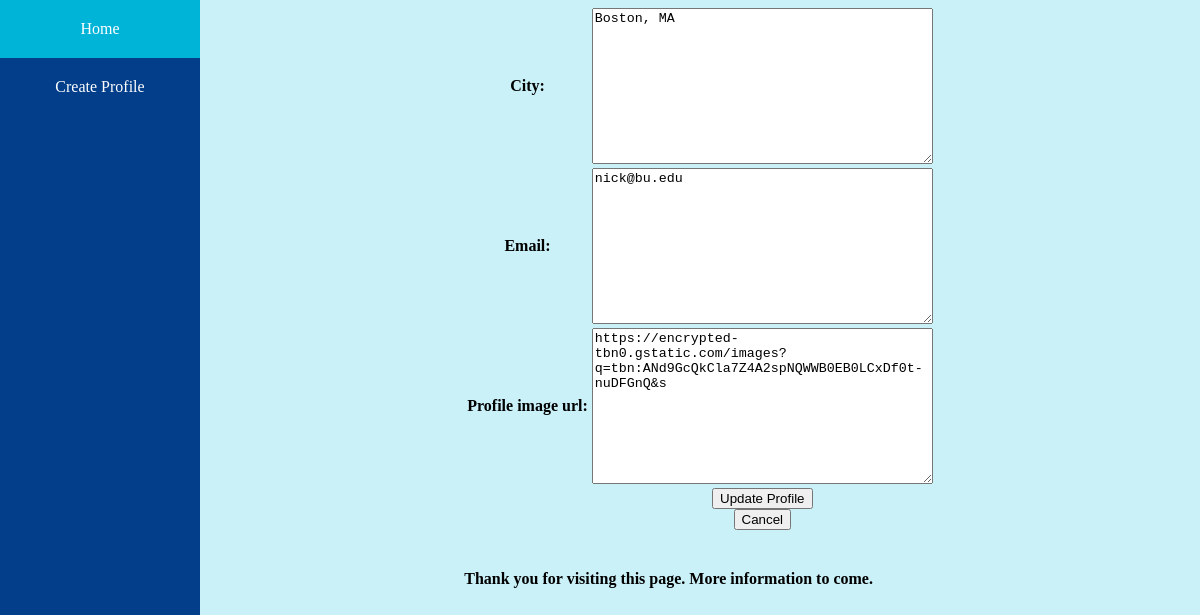
The page /mini_fb/profile/1/update on the database its author committed.
### mini_fb/models.py (models this page shows, shortened)
class Profile(models.Model):
    first_name = models.TextField(blank=False)
    last_name = models.TextField(blank=False)
    city = models.TextField(blank=False)
    email = models.TextField(blank=False)
    profile_image_url = models.TextField(blank=True)

### mini_fb/views.py (the view)
# urls.py: path(r'profile/<int:pk>/update', views.UpdateProfileView.as_view(), name="update_profile"),
class UpdateProfileView(UpdateView):
    model = Profile
    form_class = UpdateProfileForm
    template_name = "mini_fb/update_profile_form.html"
    context_object_name = "profile"

### mini_fb/forms.py
class UpdateProfileForm(forms.ModelForm):
    class Meta:
        model = Profile
        fields = ['city', 'email', 'profile_image_url']

### mini_fb/templates/mini_fb/update_profile_form.html (shortened to what this page needs)
{% extends 'mini_fb/base.html' %}
{% block content %}
<form method="POST">
    <table>
        {{form.as_table}}
        <tr>
            <td></td>
            <td>
                <input type="submit" name="update_profile" value="Update Profile">
</form>
                <form action="{% url 'show_profile' profile.pk %}">
                    <input type="submit" name="Cancel" value="Cancel">
                </form>
{% endblock %}

### static/mini_fb.css (style rules this page uses)
body { display: flex; padding: 0px; margin: 0px; }
.content td { text-align: center; }

### rows shown on the page
Profile: city "Boston, MA", email "nick@bu.edu", profile_image_url "https://encrypted-tbn0.gstatic.com/images?q=tbn:ANd9GcQkCla7Z4A2spNQWWB0EB0LCxDf0t-nuDFGnQ&s"
